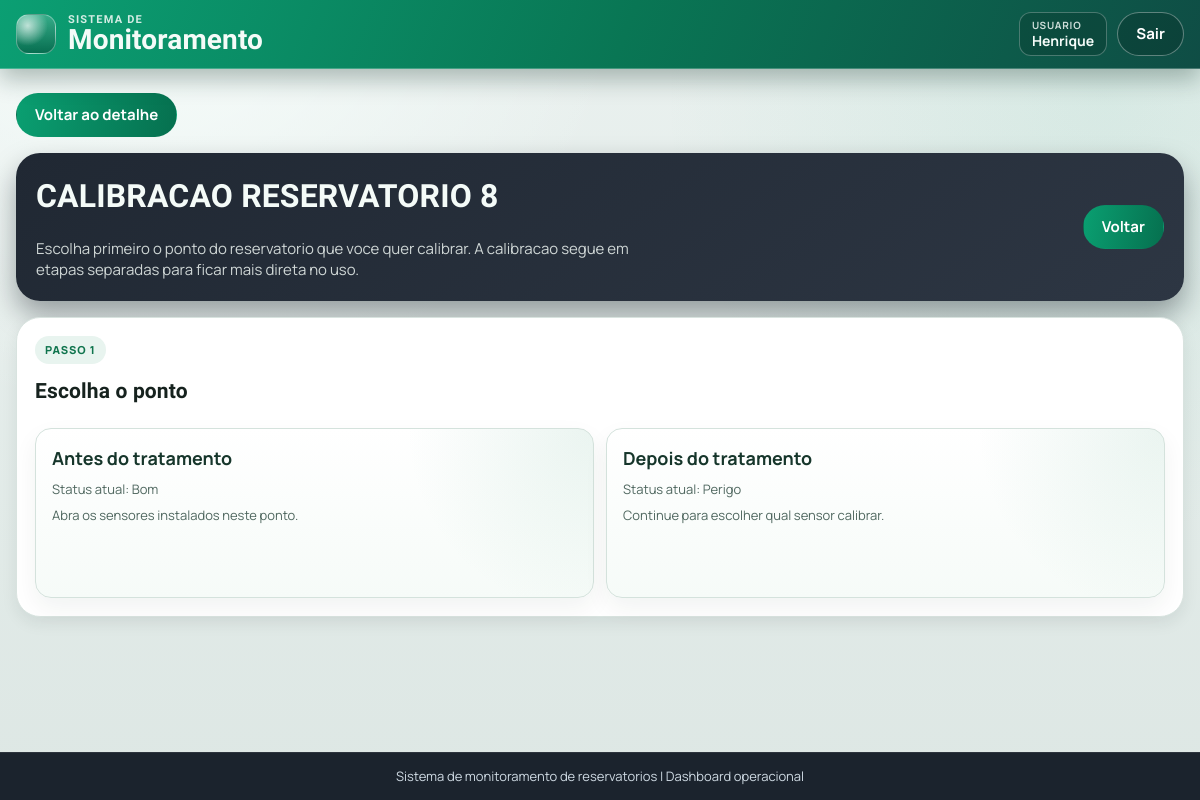
The app's page /reservatorios/8/calibracao/ (signed in), older data.
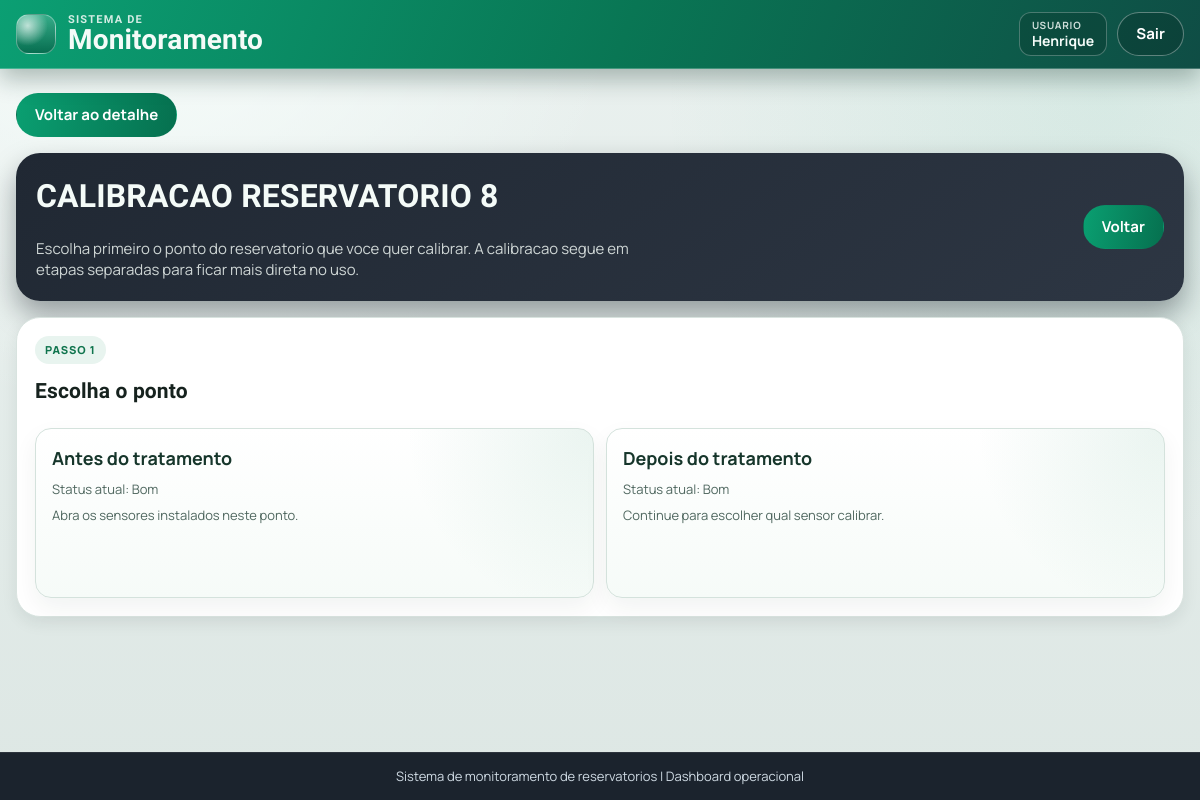
The same page, newer data.
### app/models.py (models this page shows, shortened)
class PontoMonitoramento(models.Model):
    TIPO_ANTES = "antes_tratamento"
    TIPO_DEPOIS = "depois_tratamento"
    TEMPERATURA_INCLINACAO_PADRAO = 1.0
    PH_VOLTAGEM_REFERENCIA_7_PADRAO = 2.39
    PH_INCLINACAO_PADRAO = 0.23
    TDS_INCLINACAO_PADRAO = 1.0
    TURBIDEZ_INCLINACAO_PADRAO = 1.0
    TDS_ALVO_CALIBRACAO_PADRAO = 40.0
    TURBIDEZ_ALVO_CALIBRACAO_PADRAO = 0.4
    TIPOS = (
        TIPO_ANTES,
        TIPO_DEPOIS,
    )
    TIPO_CHOICES = (
        (TIPO_ANTES, "Antes do tratamento"),
        (TIPO_DEPOIS, "Depois do tratamento"),
    )
    reservatorio = models.ForeignKey(
        Reservatorio,
        on_delete=models.CASCADE,
        related_name="pontos_monitoramento",
    )
    tipo = models.CharField(max_length=32, choices=TIPO_CHOICES)
    status_atual = models.CharField(
        max_length=20,
        choices=Reservatorio.STATUS_CHOICES,
        default=Reservatorio.STATUS_BOM,
    )
    confianca_status = models.FloatField(null=True, blank=True)
    modelo_versao = models.CharField(max_length=64, blank=True, default="")
    temperatura_inclinacao = models.FloatField(default=TEMPERATURA_INCLINACAO_PADRAO)
    temperatura_offset_c = models.FloatField(default=0.0)
    temperatura_valor_referencia_c = models.FloatField(null=True, blank=True)
    temperatura_bruta_referencia_c = models.FloatField(null=True, blank=True)
    temperatura_calibrado_em = models.DateTimeField(null=True, blank=True)
    ph_voltagem_referencia_7 = models.FloatField(default=PH_VOLTAGEM_REFERENCIA_7_PADRAO)
    ph_inclinacao = models.FloatField(default=PH_INCLINACAO_PADRAO)
    ph_temperatura_calibracao_c = models.FloatField(default=25.0)
    ph_calibrado_em = models.DateTimeField(null=True, blank=True)
    tds_inclinacao = models.FloatField(default=TDS_INCLINACAO_PADRAO)
    tds_offset_ppm = models.FloatField(default=0.0)
    tds_calibrado_em = models.DateTimeField(null=True, blank=True)
    turbidez_inclinacao = models.FloatField(default=TURBIDEZ_INCLINACAO_PADRAO)
    turbidez_offset_ntu = models.FloatField(default=0.0)
    turbidez_calibrado_em = models.DateTimeField(null=True, blank=True)
    tds_alvo_calibracao_ppm = models.FloatField(default=TDS_ALVO_CALIBRACAO_PADRAO)
    turbidez_alvo_calibracao_ntu = models.FloatField(default=TURBIDEZ_ALVO_CALIBRACAO_PADRAO)
    tds_adc_calibracao = models.IntegerField(null=True, blank=True)
    turbidez_adc_calibracao = models.IntegerField(null=True, blank=True)
    agua_calibrado_em = models.DateTimeField(null=True, blank=True)
    created_at = models.DateTimeField(auto_now_add=True)
    updated_at = models.DateTimeField(auto_now=True)
    class Meta:
        ordering = ["reservatorio_id", "tipo"]
        constraints = [
            models.UniqueConstraint(
                fields=["reservatorio", "tipo"],
                name="uq_ponto_monitoramento_reservatorio_tipo",
            ),
        ]
    @classmethod
    def normalizar_tipo(cls, tipo):
        if not isinstance(tipo, str):
            raise ValueError("ponto_tipo invalido")
        tipo_normalizado = tipo.strip().lower()
        validos = {item[0] for item in cls.TIPO_CHOICES}
        if tipo_normalizado not in validos:
            raise ValueError("ponto_tipo invalido")
        return tipo_normalizado

### app/views.py (the view)
@login_required(login_url="entrar")
@require_http_methods(["GET"])
def reservatorio_calibracao(request, reservatorio_id):
    reservatorio = Reservatorio.obter_por_id(reservatorio_id, usuario=request.user)
    if reservatorio is None:
        messages.error(request, "Reservatorio nao encontrado.")
        return redirect("index")
    reservatorio.garantir_pontos_monitoramento()
    ponto_antes = reservatorio.obter_ponto_monitoramento(PontoMonitoramento.TIPO_ANTES)
    ponto_depois = reservatorio.obter_ponto_monitoramento(PontoMonitoramento.TIPO_DEPOIS)
    return render(
        request,
        "reservatorio/calibracao.html",
        {
            **_contexto_calibracao_reservatorio(
                reservatorio,
                ponto_antes=ponto_antes,
                ponto_depois=ponto_depois,
            ),
        },
    )

### app/models.py (called while the page is built)
    @classmethod
    def obter_por_id(cls, reservatorio_id, usuario=None):
        reservatorio_id = cls._normalizar_id(reservatorio_id)
        if reservatorio_id is None:
            return None
        queryset = cls.objects.filter(id=reservatorio_id)
        if usuario is not None:
            queryset = queryset.filter(usuario=usuario)
        return queryset.first()

    def garantir_pontos_monitoramento(self):
        for tipo in PontoMonitoramento.TIPOS:
            PontoMonitoramento.objects.get_or_create(
                reservatorio=self,
                tipo=tipo,
            )

    def obter_ponto_monitoramento(self, tipo):
        tipo_normalizado = PontoMonitoramento.normalizar_tipo(tipo)
        return self.pontos_monitoramento.filter(tipo=tipo_normalizado).first()

    @staticmethod
    def _normalizar_id(reservatorio_id):
        if isinstance(reservatorio_id, int):
            return reservatorio_id if reservatorio_id > 0 else None
        if isinstance(reservatorio_id, str) and reservatorio_id.isdigit():
            return int(reservatorio_id)
        return None

### app/views.py (called while the page is built, shortened)
def _normalizar_tensao(valor):
    if valor is None:
        return None

### app/templates/reservatorio/calibracao.html (shortened to what this page needs)
{% extends "blocos/base.html" %}
{% block content %}
<section class="message-wrap">
    <p><a class="btn-main" href="{% url 'reservatorio_detalhe' reservatorio.id %}">Voltar ao detalhe</a></p>
</section>
<section class="detail-hero calibration-hero">
    <div class="detail-hero-copy">
        <h2>CALIBRACAO {{ reservatorio.nome|upper }}</h2>
        <p class="index-hero-subtitle">
            Escolha primeiro o ponto do reservatorio que voce quer calibrar. A calibracao segue em etapas separadas para ficar mais direta no uso.
        </p>
    </div>
    <div class="detail-hero-actions">
        <a class="btn-main" href="{% url 'reservatorio_detalhe' reservatorio.id %}">Voltar</a>
    </div>
</section>
<section class="panel calibration-page-panel">
    <div class="calibration-step-kicker">Passo 1</div>
    <h3>Escolha o ponto</h3>
    <div class="calibration-choice-grid calibration-choice-grid-points">
        <a class="calibration-choice-card calibration-point-card"
            href="{% url 'reservatorio_calibracao_ponto' reservatorio.id ponto_antes.tipo %}">
            <strong>Antes do tratamento</strong>
            <span>Status atual: {{ ponto_antes.get_status_atual_display }}</span>
            <span>Abra os sensores instalados neste ponto.</span>
        </a>
        <a class="calibration-choice-card calibration-point-card"
            href="{% url 'reservatorio_calibracao_ponto' reservatorio.id ponto_depois.tipo %}">
            <strong>Depois do tratamento</strong>
            <span>Status atual: {{ ponto_depois.get_status_atual_display }}</span>
            <span>Continue para escolher qual sensor calibrar.</span>
        </a>
    </div>
</section>
{% endblock %}

Row changes from the older to the newer data that the page shows:
changed PontoMonitoramento (number 2 of 2 on the later page): status_atual "Perigo" → "Bom"
